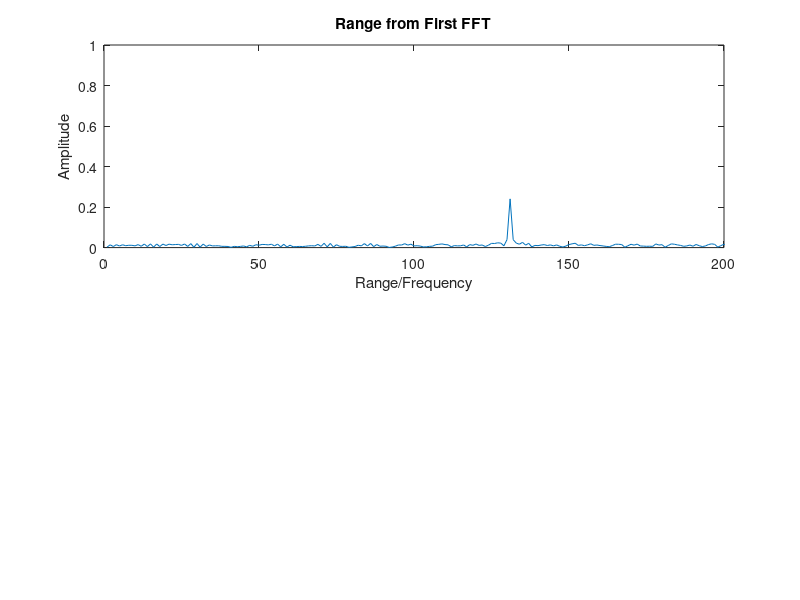
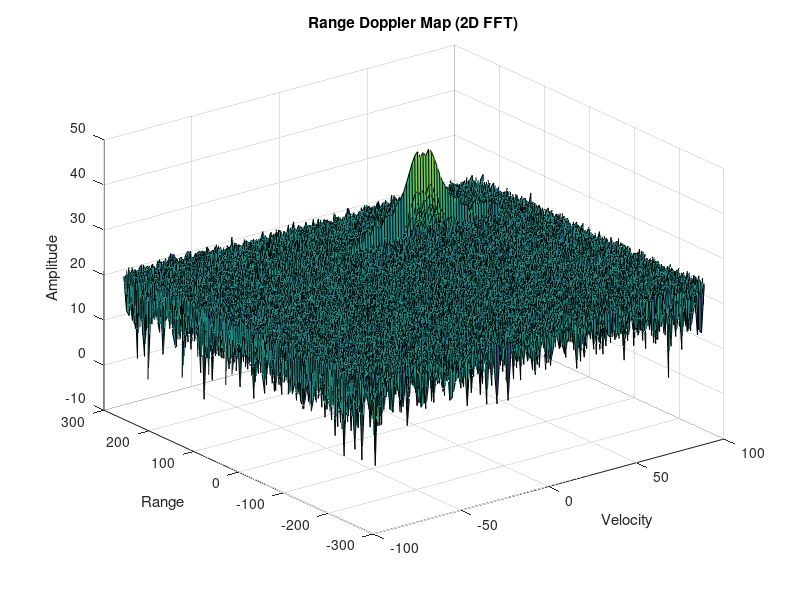
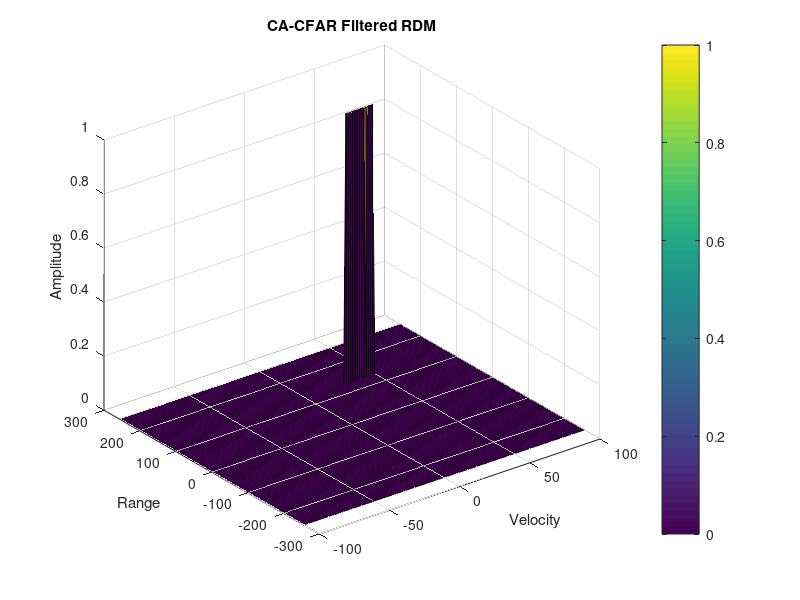

Write the MATLAB code that produced these figures, in order.
clear;
clc;
close all;

%% Radar Specifications 
%%%%%%%%%%%%%%%%%%%%%%%%%%%
% Frequency of operation = 77GHz
% Max Range = 200m
% Range Resolution = 1 m
% Max Velocity = 100 m/s
% Speed of light = 3e8 m/s
%%%%%%%%%%%%%%%%%%%%%%%%%%%

%% User Defined Range and Velocity of target
% *%TODO* :
% define the target's initial position and velocity. Note : Velocity
% remains conStant

targetRange = 130;
targetVelocity = 40;

radarMaxRange = 200;
radarMaxVelocity = 100;
radarRangeResolution = 1;

c = 3e8;

%% FMCW Waveform Generation

% *%TODO* :
% Design the FMCW waveform by giving the specs of each of its parameters.
% Calculate the Bandwidth (B), Chirp Time (Tchirp) and Slope (slope) of the FMCW
% chirp using the requirements above.
Bsweep = c/(2*radarRangeResolution);
Tchirp = 5.5 *(2*radarMaxRange/c);
slope = Bsweep/Tchirp;

%Operating carrier frequency of Radar 
fc = 77e9;             %carrier freq
                                                          
%The number of chirps in one sequence. Its ideal to have 2^ value for the ease of running the FFT
%for Doppler Estimation. 
Nd = 128;                   % #of doppler cells OR #of sent periods % number of chirps

%The number of samples on each chirp. 
Nr = 1024;                  %for length of time OR # of range cells

% Timestamp for running the displacement scenario for every sample on each
% chirp
t = linspace(0,Nd*Tchirp,Nr*Nd); %total time for samples


%Creating the vectors for Tx, Rx and Mix based on the total samples input.
Tx = zeros(1,length(t)); %transmitted signal
Rx = zeros(1,length(t)); %received signal
Mix = zeros(1,length(t)); %beat signal

%Similar vectors for range_covered and time delay.
range_t = zeros(1,length(t));     %range
time_delay = zeros(1,length(t));      %time delay


%% Signal generation and Moving Target simulation
% Running the radar scenario over the time. 

for i=1:length(t)         
    % *%TODO* :
    %For each time stamp update the Range of the Target for constant velocity. 
    range_t(i) = targetRange + targetVelocity * t(i);
    time_delay(i) = (2 * range_t(i))/c;
    
    % *%TODO* :
    %For each time sample we need update the transmitted and
    %received signal. 
    Tx(i) = cos(2*pi*(fc*t(i) + 0.5 * slope * t(i)^2));
    Rx(i) = cos(2*pi*(fc*(t(i)-time_delay(i)) + 0.5 * slope * (t(i)-time_delay(i))^2));
    
    % *%TODO* :
    %Now by mixing the Transmit and Receive generate the beat signal
    %This is done by element wise matrix multiplication of Transmit and
    %Receiver Signal
    Mix(i) = times(Tx(i), Rx(i)); %Element-by-element multiplication of fi objects
end

%% RANGE MEASUREMENT


% *%TODO* :
%reshape the vector into Nr*Nd array. Nr and Nd here would also define the size of
%Range and Doppler FFT respectively.
Mix = reshape(Mix,[Nr,Nd]);

% *%TODO* :
%run the FFT on the beat signal along the range bins dimension (Nr) and
%normalize.
sig_fft1 = fft(Mix,Nr);

%normalize
sig_fft1 = sig_fft1 ./ Nr;

% *%TODO* :
% Take the absolute value of FFT output
sig_fft1 = abs(sig_fft1);

% *%TODO* :
% Output of FFT is double sided signal, but we are interested in only one side of the spectrum.
% Hence we throw out half of the samples.
single_sided_sig_fft1 = sig_fft1(1:Nr/2);

%plotting the range
figure ('Name','Range from First FFT')
subplot(2,1,1)

% *%TODO* :
% plot FFT output 
plot(single_sided_sig_fft1);
title('Range from First FFT')
xlabel('Range/Frequency')
ylabel('Amplitude')
axis([0 200 0 1]);

%% RANGE DOPPLER RESPONSE
% The 2D FFT implementation is already provided here. This will run a 2DFFT
% on the mixed signal (beat signal) output and generate a range doppler
% map.You will implement CFAR on the generated RDM


% Range Doppler Map Generation.

% The output of the 2D FFT is an image that has reponse in the range and
% doppler FFT bins. So, it is important to convert the axis from bin sizes
% to range and doppler based on their Max values.

Mix=reshape(Mix,[Nr,Nd]);

% 2D FFT using the FFT size for both dimensions.
sig_fft2 = fft2(Mix,Nr,Nd);

% Taking just one side of signal from Range dimension.
sig_fft2 = sig_fft2(1:Nr/2,1:Nd);
sig_fft2 = fftshift (sig_fft2);
RDM = abs(sig_fft2);
RDM = 10*log10(RDM); 
% max(max(RDM))

%use the surf function to plot the output of 2DFFT and to show axis in both
%dimensions
doppler_axis = linspace(-100,100,Nd);
range_axis = linspace(-200,200,Nr/2)*((Nr/2)/400);
figure,surf(doppler_axis,range_axis,RDM);
title('Range Doppler Map (2D FFT)')
xlabel('Velocity')
ylabel('Range')
zlabel('Amplitude')


%% CFAR implementation

%Slide Window through the complete Range Doppler Map

% *%TODO* :
%Select the number of Training Cells in both the dimensions.
Tr = 7;
Td = 7;

% *%TODO* :
%Select the number of Guard Cells in both dimensions around the Cell under 
%test (CUT) for accurate estimation
Gr = 3;
Gd = 3;

% *%TODO* :
% offset the threshold by SNR value in dB
offset = 7;

% *%TODO* :
%Create a vector to store noise_level for each iteration on training cells
noise_level = zeros(1,1);

% RDM = RDM/max(max(RDM))

% *%TODO* :
%design a loop such that it slides the CUT across range doppler map by
%giving margins at the edges for Training and Guard Cells.
%For every iteration sum the signal level within all the training
%cells. To sum convert the value from logarithmic to linear using db2pow
%function. Average the summed values for all of the training
%cells used. After averaging convert it back to logarithimic using pow2db.
%Further add the offset to it to determine the threshold. Next, compare the
%signal under CUT with this threshold. If the CUT level > threshold assign
%it a value of 1, else equate it to 0.

   % Use RDM[x,y] as the matrix from the output of 2D FFT for implementing
   % CFAR  
 
RDMpow = db2pow(RDM);

kernel = ones(2*Td+2*Gd+1, 2*Tr+2*Gr+1);
kernel(Td+1:Td+2*Gd+1,Tr+1:Tr+2*Gr+1) = 0;

num_cells = (2*Tr+2*Gr+1)*(2*Td+2*Gd+1) - (2*Gr+1)*(2*Gd+1);

convRDM_ker = conv2(RDMpow, kernel, 'valid') ./ num_cells;
threshold = pow2db(convRDM_ker)+offset;
[row,col] = size(threshold);

RDM = RDM(Td+Gd+1:Td+Gd+row, Tr+Gr+1:Tr+Gr+col);
RDM(RDM < threshold) = 0;
RDM(RDM >= threshold) = 1;

% *%TODO* :
% The process above will generate a thresholded block, which is smaller 
%than the Range Doppler Map as the CUT cannot be located at the edges of
%matrix. Hence,few cells will not be thresholded. To keep the map size same
% set those values to 0. 
  
RDM = padarray(RDM,[Td+Gd,Tr+Gr],0);

% *%TODO* :
%display the CFAR output using the Surf function like we did for Range
%Doppler Response output.
figure('Name','CA-CFAR Filtered RDM');
surf(doppler_axis,range_axis,RDM);
title('CA-CFAR Filtered RDM')
xlabel('Velocity')
ylabel('Range')
zlabel('Amplitude')
colorbar;


